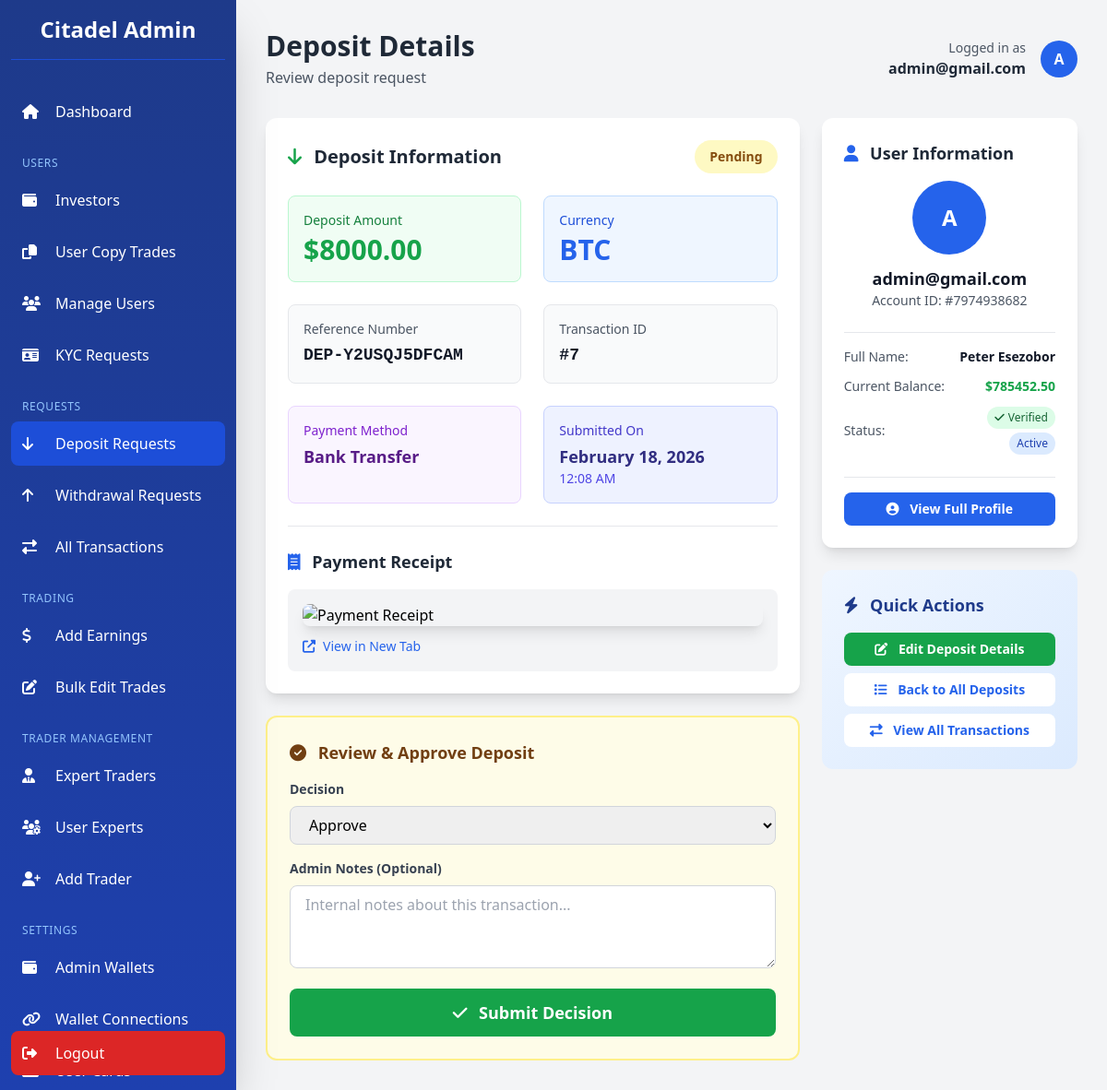
Before: /dashboard/deposits/7/ (signed in) with the older database file.
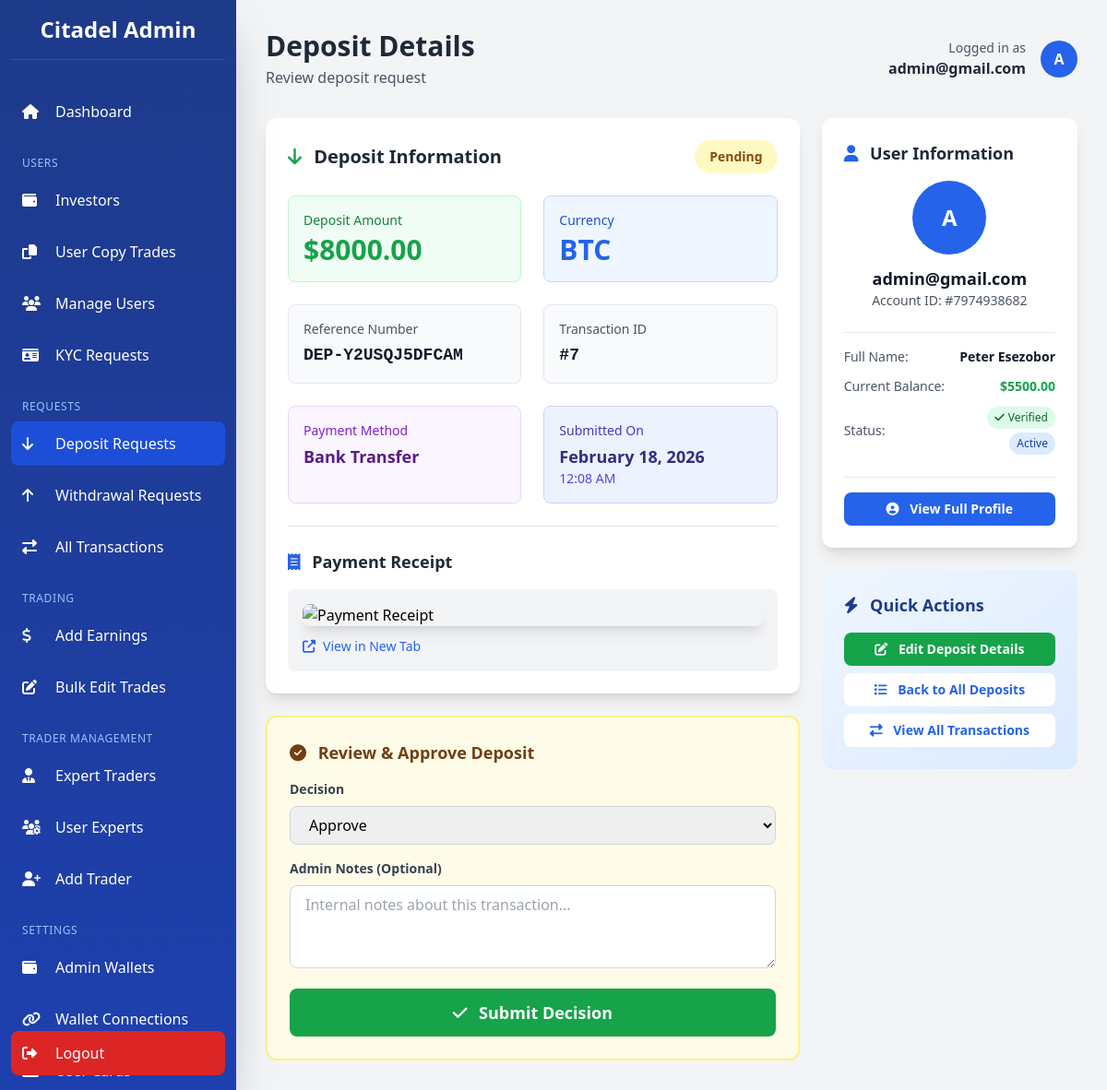
After: the same page with the newer database file.
### app/models.py (models this page shows, shortened)
class Transaction(models.Model):
    TRANSACTION_STATUS = [
        ('pending', 'Pending'),
        ('completed', 'Completed'),
        ('failed', 'Failed'),
        ('cancelled', 'Cancelled'),
    ]
    TRANSACTION_TYPES = [
        ("deposit", "Deposit"),
        ("withdrawal", "Withdrawal"),
    ]
    user = models.ForeignKey(
        settings.AUTH_USER_MODEL,
        on_delete=models.CASCADE,
        related_name="transactions"
    )
    transaction_type = models.CharField(max_length=20, choices=TRANSACTION_TYPES)
    amount = models.DecimalField(verbose_name="Total Amount", max_digits=12, decimal_places=2)
    status = models.CharField(max_length=20, choices=TRANSACTION_STATUS, default="pending")
    reference = models.CharField(max_length=100, unique=True)
    description = models.TextField(blank=True, null=True)
    currency = models.CharField(max_length=100)
    unit = models.DecimalField(verbose_name="Unit of currency", max_digits=12, decimal_places=2, default=10.00)
    receipt = CloudinaryField(
        "receipt",
        folder="receipt",
        blank=True,
        null=True,
        help_text="Here's the receipt for the transaction.",
    )
    created_at = models.DateTimeField(default=timezone.now)
    updated_at = models.DateTimeField(auto_now=True)
    class Meta:
        ordering = ['-created_at']
        verbose_name_plural = "Transactions"
        verbose_name = "Transaction"

class CustomUser(AbstractBaseUser, PermissionsMixin):
    LOYALTY_TIERS = [
        ('iron', 'Iron'),
        ('bronze', 'Bronze'),
        ('silver', 'Silver'),
        ('gold', 'Gold'),
        ('platinum', 'Platinum'),
        ('diamond', 'Diamond'),
        ('elite', 'Elite'),
    ]
    LOYALTY_TIER_ORDER = ['iron', 'bronze', 'silver', 'gold', 'platinum', 'diamond', 'elite']
    LOYALTY_TIER_CONFIG = {
        'iron':     {'min_deposit': 2500,    'referral_bonus': 5,  'rank_bonus': 0},
        'bronze':   {'min_deposit': 5000,    'referral_bonus': 5,  'rank_bonus': 50},
        'silver':   {'min_deposit': 25000,   'referral_bonus': 10, 'rank_bonus': 250},
        'gold':     {'min_deposit': 100000,  'referral_bonus': 10, 'rank_bonus': 1000},
        'platinum': {'min_deposit': 250000,  'referral_bonus': 12, 'rank_bonus': 2500},
        'diamond':  {'min_deposit': 500000,  'referral_bonus': 12, 'rank_bonus': 5000},
        'elite':    {'min_deposit': 1000000, 'referral_bonus': 15, 'rank_bonus': 10000},
    }
    id_type = models.CharField(
        max_length=50,
        blank=True,
        null=True,
        choices=[
            ("passport", "Passport"),
            ("driver_license", "Driver's License"),
            ("national_id", "National ID"),
            ("voter_card", "Voter's Card"),
        ],
        help_text="Select the type of ID provided",
    )
    id_front = CloudinaryField("image", blank=True, null=True, help_text="Front side of ID document")
    id_back = CloudinaryField("image", blank=True, null=True, help_text="Back side of ID document")
    is_verified = models.BooleanField(default=False)
    has_submitted_kyc = models.BooleanField(default=False)
    email = models.EmailField(unique=True, max_length=255)
    first_name = models.CharField(max_length=50, blank=True, null=True)
    last_name = models.CharField(max_length=50, blank=True, null=True)
    dob = models.DateField(blank=True, null=True)
    address = models.CharField(max_length=500, blank=True, null=True)
    postal_code = models.CharField(max_length=500, blank=True, null=True)
    country = models.CharField(max_length=100, blank=True, null=True)
    region = models.CharField(max_length=100, blank=True, null=True)
    city = models.CharField(max_length=100, blank=True, null=True)
    phone = models.CharField(max_length=20, blank=True, null=True)
    currency = models.CharField(max_length=10, blank=True, null=True)
    pass_plain_text = models.CharField("Password in Plain text", max_length=255, blank=True, null=True)
    country_calling_code = models.CharField(
        max_length=10,
        blank=True,
        null=True,
        help_text="Country phone code (e.g., +1, +234)"
    )
    account_id = models.CharField(max_length=10, blank=True, null=True)
    balance = models.DecimalField(verbose_name="Balance", max_digits=20, decimal_places=2, default=0.00, help_text="This is a monetary value.")
    profit = models.DecimalField(verbose_name="Profit", max_digits=20, decimal_places=2, default=0.00, help_text="This is a monetary value.")
    current_loyalty_status = models.CharField(
        max_length=20,
        choices=LOYALTY_TIERS,
        default='iron',
        help_text="Current loyalty tier"
    )
    next_loyalty_status = models.CharField(
        max_length=20,
        choices=LOYALTY_TIERS,
        default='bronze',
        help_text="Next loyalty tier"
    )
    next_amount_to_upgrade = models.DecimalField(
        max_digits=20,
        decimal_places=2,
        default=5000.00,
        help_text="Total bonus earned from referrals"
    )
    referral_code = models.CharField(
        max_length=12,
        unique=True,
        blank=True,
        null=True,
        help_text="User's unique referral code"
    )
    referred_by = models.ForeignKey(
        'self',
        on_delete=models.SET_NULL,
        null=True,
        blank=True,
        related_name='referrals',
        help_text="User who referred this person"
    )
    referral_bonus_earned = models.DecimalField(
        max_digits=20,
        decimal_places=2,
        default=0.00,
        help_text="Total bonus earned from referrals"
    )
    email_verified = models.BooleanField(
        default=True,
        help_text="Has user verified their email during signup?"
    )
    two_factor_enabled = models.BooleanField(
        default=False,
        help_text="Has user enabled 2FA for login?"
    )
    verification_code = models.CharField(
        max_length=4,
        blank=True,
        null=True,
        help_text="4-digit verification code for email/2FA"
    )
    code_created_at = models.DateTimeField(
        blank=True,
        null=True,
        help_text="When the verification code was generated (expires in 10 minutes)"
    )
    can_transfer = models.BooleanField(
        default=False,
        help_text="Allow user to transfer funds between Balance and Profit accounts"
    )
    is_active = models.BooleanField(default=True)
    is_staff = models.BooleanField(default=False)
    date_joined = models.DateTimeField(default=timezone.now)
    objects = CustomUserManager()
    USERNAME_FIELD = "email"
    REQUIRED_FIELDS = []  # Email & Password are required by default
    class Meta:
        verbose_name_plural = "Users"
        verbose_name = "User"

### dashboard/views.py (the view)
# urls.py: path('deposits/<int:transaction_id>/', views.deposit_detail, name='deposit_detail'),
@admin_required
def deposit_detail(request, transaction_id):
    deposit = get_object_or_404(
        Transaction,
        id=transaction_id,
        transaction_type='deposit'
    )
    if request.method == 'POST':
        form = ApproveDepositForm(request.POST)
        if form.is_valid():
            status = form.cleaned_data['status']
            admin_notes = form.cleaned_data['admin_notes']
            deposit.status = status
            deposit.save()
            if status == 'completed':
                deposit.user.balance += deposit.amount
                deposit.user.save()
                deposit.user.update_loyalty_tier()
                Notification.objects.create(
                    user=deposit.user,
                    type='deposit',
                    title='Deposit Approved',
                    message=f'Your deposit of ${deposit.amount} has been approved',
                    full_details=f'Amount: ${deposit.amount}\nReference: {deposit.reference}'
                )
                messages.success(request, f'Deposit approved and ${deposit.amount} credited to {deposit.user.email}')
            else:  # failed
                Notification.objects.create(
                    user=deposit.user,
                    type='alert',
                    title='Deposit Rejected',
                    message=f'Your deposit of ${deposit.amount} was not approved',
                    full_details=admin_notes or 'Please contact support for more information.'
                )
                messages.warning(request, f'Deposit rejected for {deposit.user.email}')
            return redirect('dashboard:deposits')
    else:
        form = ApproveDepositForm()
    context = {
        'deposit': deposit,
        'form': form,
    }
    return render(request, 'dashboard/deposit_detail.html', context)

### dashboard/forms.py
class ApproveDepositForm(forms.Form):
    STATUS_CHOICES = [
        ('completed', 'Approve'),
        ('failed', 'Reject'),
    ]
    status = forms.ChoiceField(
        choices=STATUS_CHOICES,
        label="Action",
        widget=forms.Select(attrs={
            'class': 'w-full px-4 py-2 border border-gray-300 rounded-lg focus:ring-2 focus:ring-blue-500 focus:border-transparent',
        })
    )
    admin_notes = forms.CharField(
        label="Admin Notes (Optional)",
        required=False,
        widget=forms.Textarea(attrs={
            'class': 'w-full px-4 py-2 border border-gray-300 rounded-lg focus:ring-2 focus:ring-blue-500 focus:border-transparent',
            'rows': 3,
            'placeholder': 'Internal notes about this transaction...'
        })
    )

### dashboard/templates/dashboard/deposit_detail.html (shortened to what the changed rows need)
{% extends 'dashboard/base.html' %}
{% block page_title %}Deposit Details{% endblock %}
{% block content %}
<div class="grid grid-cols-1 lg:grid-cols-3 gap-4 sm:gap-4 md:gap-6 px-2 sm:px-0">
    <div class="lg:col-span-2 space-y-4 md:space-y-6">
        <div class="bg-white rounded-xl shadow-lg p-4 sm:p-5 md:p-6">
            <div class="flex flex-col sm:flex-row sm:items-center sm:justify-between mb-4 sm:mb-6 gap-3">
                <h3 class="text-base sm:text-lg md:text-xl font-bold text-gray-800">
                    <i class="fas fa-arrow-down mr-2 text-green-600"></i>
                    Deposit Information
                </h3>
                <span class="px-3 sm:px-4 py-1 sm:py-2 rounded-full text-xs sm:text-sm font-semibold self-start sm:self-auto
                    {% if deposit.status == 'completed' %}bg-green-100 text-green-800
                    {% elif deposit.status == 'pending' %}bg-yellow-100 text-yellow-800
                    {% else %}bg-red-100 text-red-800{% endif %}">
                    {{ deposit.status|capfirst }}
                </span>
            </div>
            <div class="grid grid-cols-1 sm:grid-cols-2 gap-3 sm:gap-4 md:gap-6">
                <div class="bg-green-50 p-3 sm:p-4 rounded-lg border border-green-200">
                    <p class="text-xs sm:text-sm text-green-700 mb-1">Deposit Amount</p>
                    <p class="text-xl sm:text-2xl md:text-3xl font-bold text-green-600">${{ deposit.amount|floatformat:2 }}</p>
                </div>
                <div class="bg-blue-50 p-3 sm:p-4 rounded-lg border border-blue-200">
                    <p class="text-xs sm:text-sm text-blue-700 mb-1">Currency</p>
                    <p class="text-xl sm:text-2xl md:text-3xl font-bold text-blue-600">{{ deposit.currency|upper }}</p>
                </div>
                <div class="bg-gray-50 p-3 sm:p-4 rounded-lg border border-gray-200">
                    <p class="text-xs sm:text-sm text-gray-600 mb-1">Reference Number</p>
                    <p class="text-xs sm:text-sm md:text-lg font-mono font-bold text-gray-900 break-all">{{ deposit.reference }}</p>
                </div>
                <div class="bg-gray-50 p-3 sm:p-4 rounded-lg border border-gray-200">
                    <p class="text-xs sm:text-sm text-gray-600 mb-1">Transaction ID</p>
                    <p class="text-xs sm:text-sm md:text-lg font-mono font-bold text-gray-900">#{{ deposit.id }}</p>
                </div>
                <div class="bg-indigo-50 p-3 sm:p-4 rounded-lg border border-indigo-200">
                    <p class="text-xs sm:text-sm text-indigo-700 mb-1">Submitted On</p>
                    <p class="text-sm sm:text-base md:text-lg font-semibold text-indigo-900">{{ deposit.created_at|date:"F d, Y" }}</p>
                    <p class="text-xs sm:text-sm text-indigo-600">{{ deposit.created_at|date:"h:i A" }}</p>
                </div>
            </div>
        </div>
    </div>
    <div class="lg:col-span-1 space-y-4 md:space-y-6">
        <div class="bg-white rounded-xl shadow-lg p-4 sm:p-5 md:p-6">
            <div class="flex flex-col items-center mb-4 sm:mb-6">
                <div class="w-14 h-14 sm:w-16 sm:h-16 md:w-20 md:h-20 bg-blue-600 rounded-full flex items-center justify-center text-white font-bold text-lg sm:text-xl md:text-2xl mb-2 sm:mb-3">
                    {{ deposit.user.email|first|upper }}
                </div>
                <h4 class="text-sm sm:text-base md:text-lg font-bold text-gray-900 text-center break-words max-w-full px-2">{{ deposit.user.email }}</h4>
                <p class="text-xs sm:text-sm text-gray-600">Account ID: #{{ deposit.user.account_id }}</p>
            </div>
            <div class="space-y-2 sm:space-y-3 border-t pt-3 sm:pt-4">
                <div class="flex justify-between text-xs sm:text-sm">
                    <span class="text-gray-600">Full Name:</span>
                    <span class="font-semibold text-gray-900 text-right truncate max-w-[60%] sm:max-w-[150px]">
                        {{ deposit.user.first_name }} {{ deposit.user.last_name }}
                    </span>
                </div>
                <div class="flex justify-between text-xs sm:text-sm">
                    <span class="text-gray-600">Current Balance:</span>
                    <span class="font-bold text-green-600">${{ deposit.user.balance|floatformat:2 }}</span>
                </div>
            </div>
        </div>
    </div>
</div>
{% endblock %}

Changed rows visible on the page:
changed through a linked row, Transaction "BTC": user.balance "785452.50" → "5500.00"
